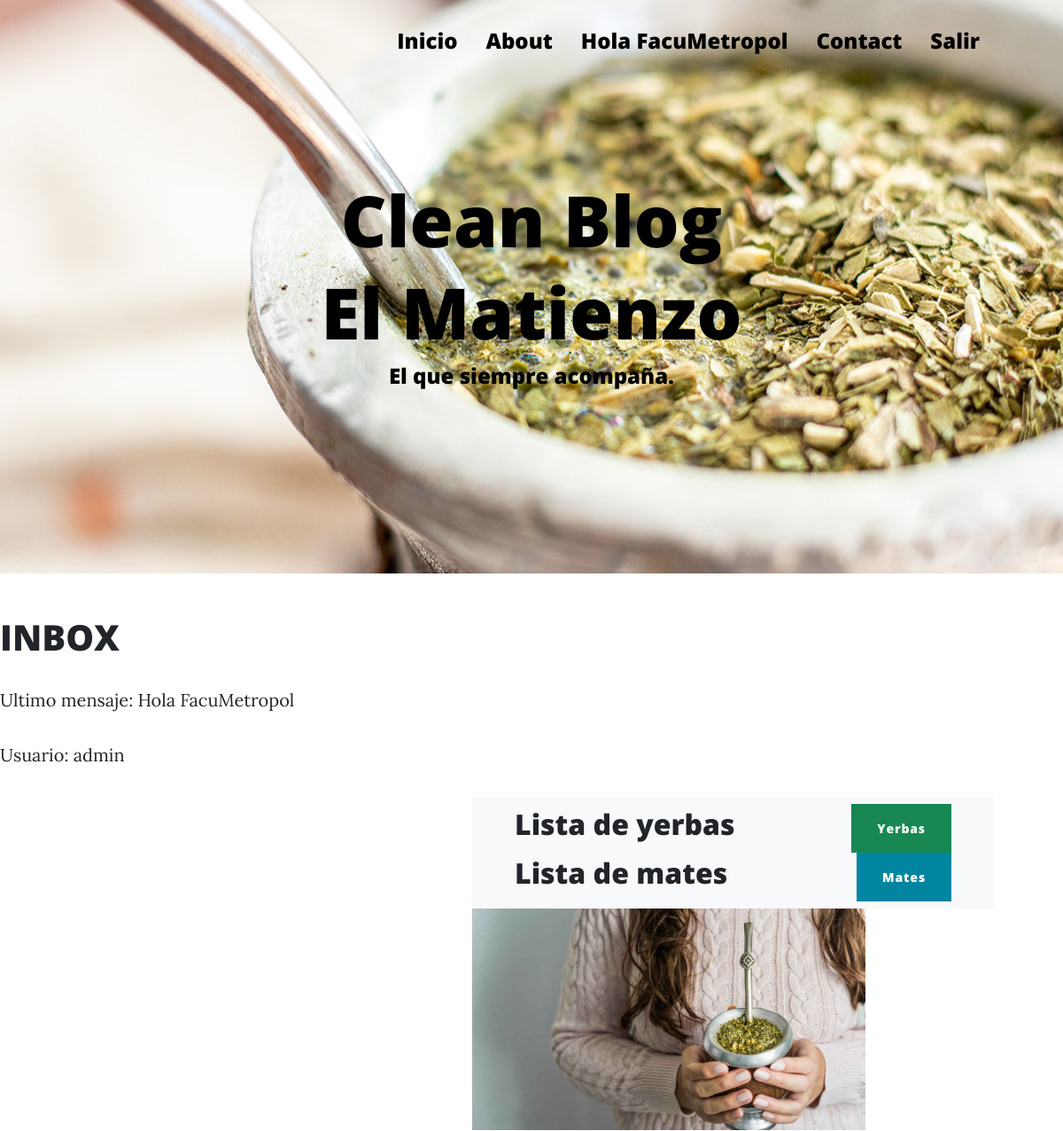
Page /Inbox (signed in, upper part) on the earlier database version.
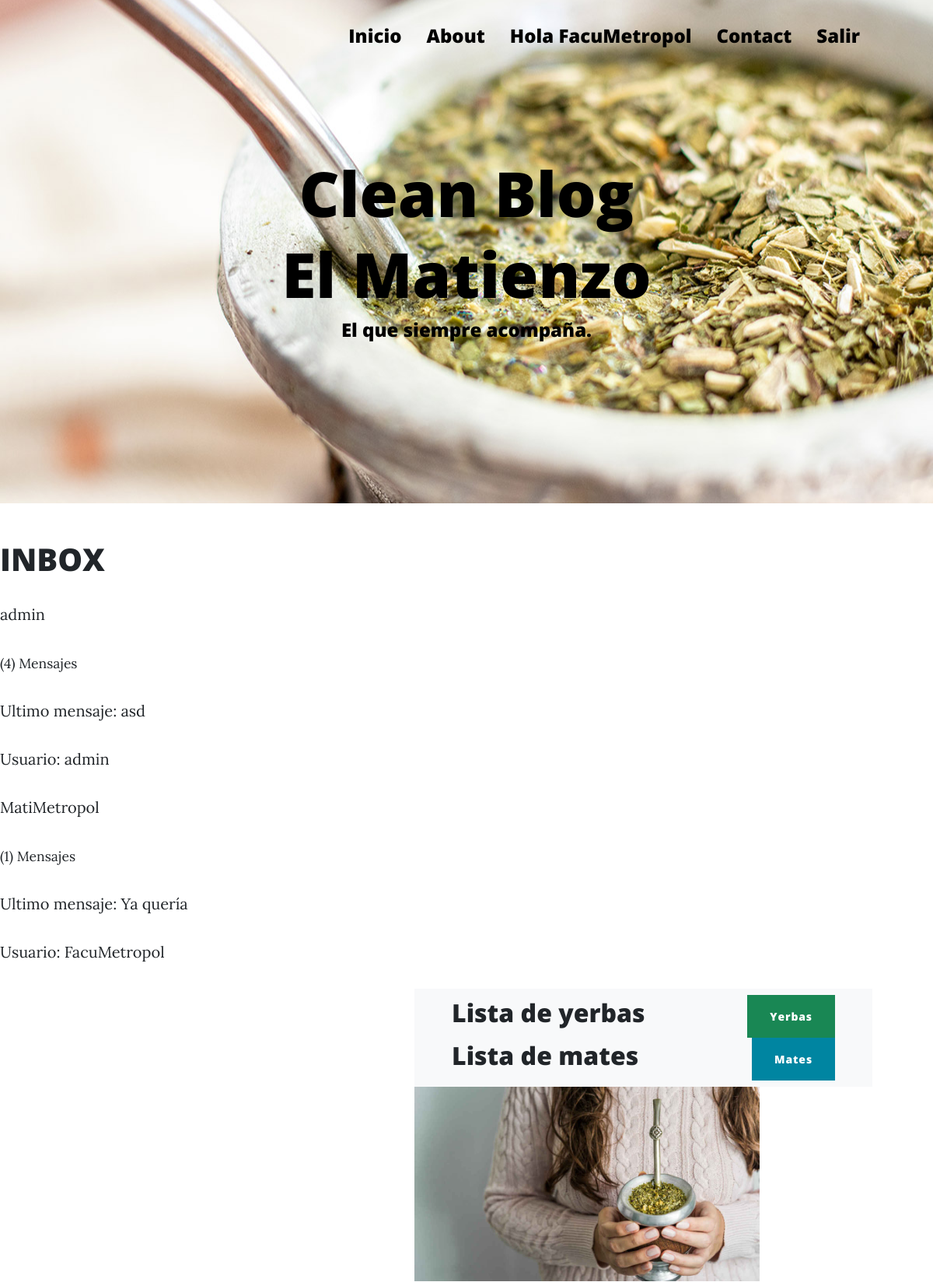
Same page on the later database version.
### DM/models.py (models this page shows)
class ModelBase(models.Model):
    id = models.UUIDField(default=uuid.uuid4, primary_key=True, db_index=True, editable=False)
    tiempo = models.DateTimeField(auto_now_add=True)
    actualizar = models.DateTimeField(auto_now=True)
    class Meta:
        abstract = True

class Canal(ModelBase):
    usuarios = models.ManyToManyField(User, blank=True, through=CanalUsuario)
    objects = CanalManager()

class CanalMensaje(ModelBase):
    canal = models.ForeignKey('Canal', on_delete=models.CASCADE)
    usuario = models.ForeignKey(User, on_delete=models.CASCADE)
    texto = models.TextField()

class CanalUsuario(ModelBase):
    canal = models.ForeignKey('Canal', null=True, on_delete=models.SET_NULL)
    usuario = models.ForeignKey(User, on_delete=models.CASCADE)

### DM/views.py (the view)
# urls.py: path('Inbox', Inbox.as_view(), name='Inbox'),
class Inbox(View):
    def get(self, request):
        inbox = Canal.objects.filter(canalusuario__usuario__in=[request.user.id])
        context = {'inbox':inbox}
        return render(request, 'AppPrueba/inbox.html', context)

### DM/models.py (called while the page is built)
    def get_queryset(self, *args, **kwargs):
        return CanalQuerySet(self.model, using=self._db)

### AppPrueba/templates/AppPrueba/inbox.html
{% extends 'AppPrueba/index.html' %}
{% load static %}
{% block titulo %}
<h1 style="color:black">El Matienzo</h1>
{% endblock %}
{% block contenido_que_cambia %}
{% if user.is_authenticated %}
    <h1>INBOX</h1>
    {% for inbox in inbox %}
    <div class="div_inbox">
        {% for second_user in inbox.canalusuario_set.all %}
            {% if second_user.usuario == request.user %}
            {% else %}
            <a href='{% url "DetailMs" second_user.usuario.username %}'>
                <p>
                    {{second_user.usuario}}
                </p>
                <small>
                    ({{inbox.canalmensaje_set.count}}) Mensajes
                </small>
            </a>
            {% endif %}
        {% endfor %}
        {% if inbox.canalmensaje_set.count != 0 %}
            <div class="div_ms_inbox">
                {% with ultimo_mensaje=inbox.canalmensaje_set.last %}
                    <p>
                        Ultimo mensaje: {{ultimo_mensaje.texto}}
                    </p>
                    <p>
                        Usuario: {{ultimo_mensaje.usuario}}
                    </p>
                {% endwith %}
            </div>
        {% else %}
                <p>
                    No hay mensajes en nuestro inbox
                </p>
        {% endif %}
    </div>
    {% empty %}
    <h2>
        Inbox vacio
    </h2>
    {% endfor %}
{% else %}
<strong>Ingresar para visualizar contenido </strong>
{% endif %}
{% endblock %}

### AppPrueba/templates/AppPrueba/index.html (shortened to what this page needs)
<!DOCTYPE html>
<html lang="en">
    <head>
        {% load static %}
        <link href='{% static "AppPrueba/css/styles.css" %}' rel="stylesheet" />
    </head>
    <body>
        <nav class="navbar navbar-expand-lg navbar-light" id="mainNav">
            <div class="container px-4 px-lg-5">
                <div class="collapse navbar-collapse" id="navbarResponsive">
                    <ul class="navbar-nav ms-auto py-4 py-lg-0">
                        <li class="nav-item"><h4><a style="color:black" class="nav-link px-lg-3 py-3 py-lg-4" href="{% url 'inicio' %}">Inicio</a></h4></li>
                        <li class="nav-item"><h4><a style="color:black" class="nav-link px-lg-3 py-3 py-lg-4" href="about.html">About</a></h4></li>
                        {% if user.is_authenticated %}
                        <li class="nav-item"><h4><a style="color:black" class="nav-link px-lg-3 py-3 py-lg-4">Hola {{ user.username }}</a></h4></li>
                        <li class="nav-item"><h4><a style="color:black" class="nav-link px-lg-3 py-3 py-lg-4" href="{% url 'Inbox' %}">Contact</a></h4></li>
                        <li class="nav-item"><h4><a style="color:black" class="nav-link px-lg-3 py-3 py-lg-4" href="{% url 'logout' %}">Salir</a></h4></li>
                        {% else %}
                        <li class="nav-item"><h4><a style="color:black" class="nav-link px-lg-3 py-3 py-lg-4" href="{% url 'login' %}">Entrar</a></h4></li>
                        <li class="nav-item"><h4><a style="color:black" class="nav-link px-lg-3 py-3 py-lg-4" href="{% url 'register' %}">Registrarse</a></h4></li>
                        {% endif %}
                    </ul>
                </div>
            </div>
        </nav>
        <header class="masthead" style="background-image: url('{% static 'AppPrueba/assets/img/Matienzo.jpg' %}')">
            <div class="container position-relative px-4 px-lg-5">
                <div class="row gx-4 gx-lg-5 justify-content-center">
                    <div class="col-md-10 col-lg-8 col-xl-7">
                        <div class="site-heading">
                            <h1 style="color:black">Clean Blog</h1>
                            {% block titulo %}
                            {% endblock %}
                            <span style="color:black" class="subheading"><h4>El que siempre acompaña.</h4></span>
                        </div>
                    </div>
                </div>
            </div>
        </header>
        {% block contenido_que_cambia %}
        {% endblock %}
        <div class="container px-4 px-lg-5">
            <div class="row gx-4 gx-lg-5 justify-content-end">
                <div class="col-md-10 col-lg-8 col-xl-7">
                    {% if user.is_authenticated %}
                    <div class="post-preview">
                        <nav class="navbar navbar-light bg-light static-top">
                            <div class="container">
                                <h2>Lista de yerbas</h2>
                                <a class="btn btn-success" href="{% url 'yerbas_listar' %}">Yerbas</a>
                                <h2>Lista de mates</h2>
                                <a class="btn btn-primary" href="{% url 'mates_listar' %}">Mates</a>
                            </div>
                        </nav>
                        <a>
                            <img height="250px" src="{% static 'AppPrueba/assets/img/MATECHICA.jpg' %}" alt="">
                        </a>
                    </div>
                </div>
            </div>
                    {% else %}
                    <h2><a href="{% url 'login' %}">Ingresar para visualizar contenido.</a></h2>
                    {% endif %}
                </div>
    </body>
</html>

Differences in the rows shown:
no longer on this page (row unchanged): Canal: canalmensaje_set.last.texto "Hola FacuMetropol", canalmensaje_set.last.usuario "admin"
added Canal: canalmensaje_set.count "4", canalmensaje_set.last.texto "asd", canalmensaje_set.last.usuario "admin"
added CanalUsuario: usuario "admin", shown under "asd"
added Canal: canalmensaje_set.count "1", canalmensaje_set.last.texto "Ya quería", canalmensaje_set.last.usuario "FacuMetropol"
added CanalUsuario: usuario "MatiMetropol", shown under "Ya quería"
